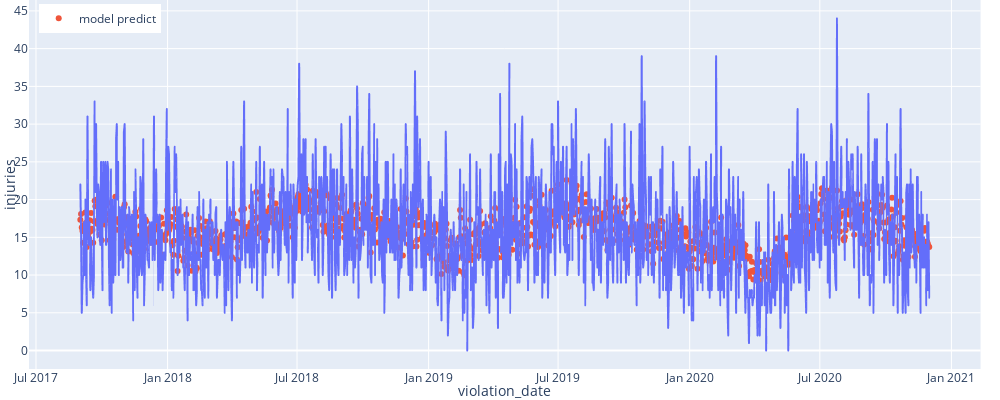

Notebook code for this chart:
### Code cell
import plotly.express as px

all_df2 = all_df.copy()
all_df2['pred'] = pred

fig = px.line(all_df2, x='violation_date', y='injuries', width=1000, height=400,
             hover_data=["violations", "temp", 'precip', 'weekday'],
             )
fig.add_scatter(x=all_df2.violation_date, y=all_df2.pred, mode='markers', name='model predict')

fig.update_layout(legend=dict(
                            yanchor="top",
                            y=0.99,
                            xanchor="left",
                            x=0.01),
                 )

fig.update_layout(margin=dict(
                                        l=0, #left margin
                                        r=0, #right margin
                                        b=0, #bottom margin
                                        t=0  #top margin
                                        )
                    )
                    


fig.show()

### Figure 1 — Plotly figure (JSON) as saved in the notebook; plotly's stock layout.template omitted (floating-point values rounded to 4 significant figures; data arrays with more than 128 entries replaced by an {"elided": "..."} marker saying what was removed)
{"data": [{"customdata": {"elided": "1188x4 mixed values"}, "hoverlabel": {"namelength": 0}, "hovertemplate": "violation_date=%{x}<br>injuries=%{y}<br>violations=%{customdata[0]}<br>temp=%{customdata[1]}<br>precip=%{customdata[2]}<br>weekday=%{customdata[3]}", "legendgroup": "", "line": {"color": "#636efa", "dash": "solid"}, "mode": "lines", "name": "", "showlegend": false, "type": "scattergl", "x": {"elided": "1188 str values"}, "xaxis": "x", "y": {"elided": "1188 int values"}, "yaxis": "y"}, {"mode": "markers", "name": "model predict", "type": "scatter", "x": {"elided": "1188 str values"}, "y": {"elided": "1188 float values"}}], "layout": {"height": 400, "legend": {"tracegroupgap": 0, "x": 0.01, "xanchor": "left", "y": 0.99, "yanchor": "top"}, "margin": {"b": 0, "l": 0, "r": 0, "t": 0}, "width": 1000, "xaxis": {"anchor": "y", "domain": [0, 0.98], "title": {"text": "violation_date"}}, "yaxis": {"anchor": "x", "domain": [0, 1], "title": {"text": "injuries"}}}}
